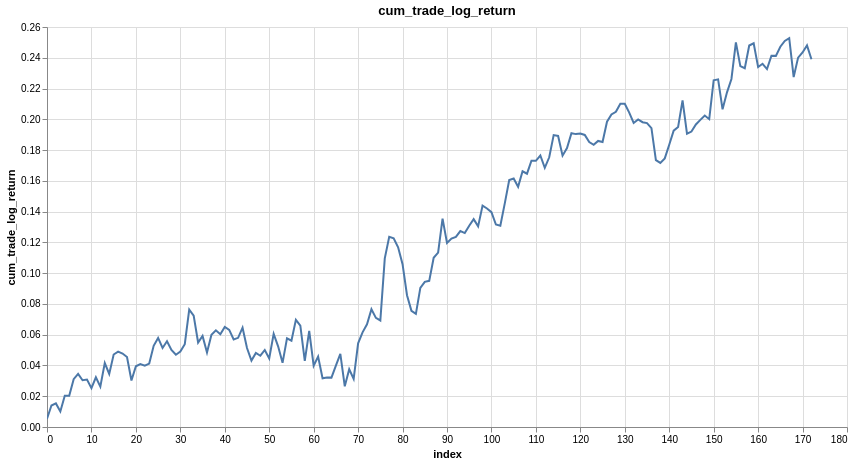

The code cell stored with this chart in its notebook:
### Markdown cell above
#### display equity curve (log space)

### Code cell
research.plot_column(trades, 'cum_trade_log_return')

### Figure 1 — Vega-Lite specification as saved in the notebook (floating-point values rounded to 4 significant figures; data arrays with more than 128 entries replaced by an {"elided": "..."} marker saying what was removed)
{"config": {"view": {"continuousWidth": 300, "continuousHeight": 300}}, "data": {"name": "data-129d4047483c96525f45b496ae0ca985"}, "mark": {"type": "line", "tooltip": true}, "encoding": {"x": {"field": "index", "type": "quantitative"}, "y": {"field": "cum_trade_log_return", "type": "quantitative"}}, "height": 400, "params": [{"name": "param_1e9efca18e7a2868", "select": {"type": "interval", "encodings": ["x", "y"]}, "bind": "scales"}], "title": "cum_trade_log_return", "width": 800, "$schema": "https://vega.github.io/schema/vega-lite/v6.4.1.json", "datasets": {"data-129d4047483c96525f45b496ae0ca985": {"elided": "173 records"}}}
